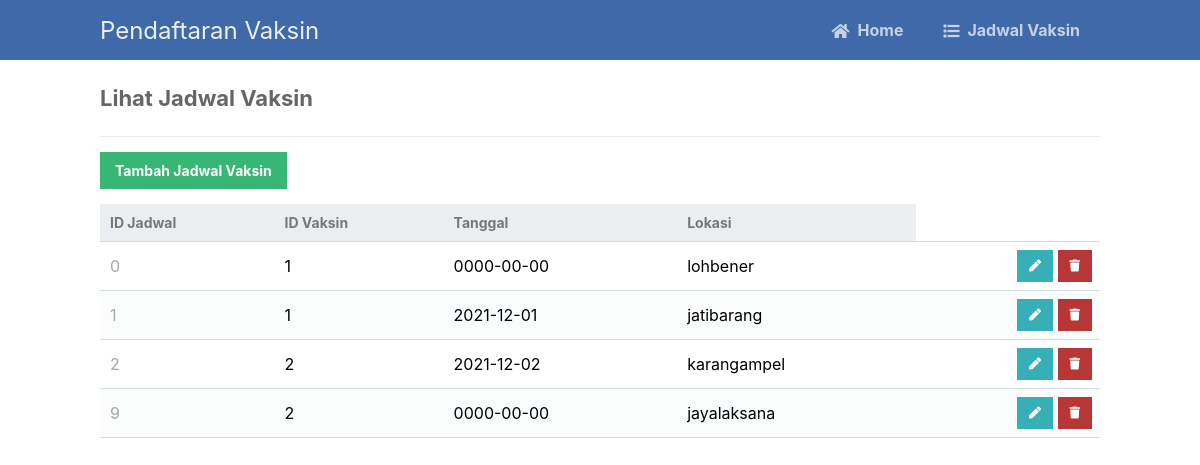
Screenshot of /jadwal_vaksin/read_jadwal.php with the database file from the repository.
### tables this page shows
CREATE TABLE `jadwal_vaksin` (
  `id_jadwal` int(3) NOT NULL,
  `id` int(3) NOT NULL,
  `tanggal` date NOT NULL,
  `lokasi` varchar(500) NOT NULL
);

### jadwal_vaksin/read_jadwal.php (the view, shortened to what this page needs)
<?php
include 'functions_jadwal.php';
$pdo = pdo_connect_mysql();
$page = isset($_GET['page']) && is_numeric($_GET['page']) ? (int)$_GET['page'] : 1;
$records_per_page = 5;
$stmt = $pdo->prepare('SELECT * FROM jadwal_vaksin ORDER BY id_jadwal LIMIT :current_page, :record_per_page');
$stmt->bindValue(':current_page', ($page-1)*$records_per_page, PDO::PARAM_INT);
$stmt->bindValue(':record_per_page', $records_per_page, PDO::PARAM_INT);
$stmt->execute();
$contacts = $stmt->fetchAll(PDO::FETCH_ASSOC);
?>
<?=template_header('Read')?>
<div class="content read">
	<h2>Lihat Jadwal Vaksin</h2>
	<a href="create_jadwal.php" class="create-contact">Tambah Jadwal Vaksin</a>
	<table>
        <thead>
            <tr>
                <td>ID Jadwal</td>
                <td>ID Vaksin</td>
                <td>Tanggal</td>
                <td>Lokasi</td>
            </tr>
        </thead>
        <tbody>
            <?php foreach ($contacts as $contact): ?>
            <tr>
                <td><?=$contact['id_jadwal']?></td>
                <td><?=$contact['id']?></td>
                <td><?=$contact['tanggal']?></td>
                <td><?=$contact['lokasi']?></td>
                <td class="actions">
                    <a href="update_jadwal.php?id=<?=$contact['id_jadwal']?>" class="edit"><i class="fas fa-pen fa-xs"></i></a>
                    <a href="delete_jadwal.php?id=<?=$contact['id_jadwal']?>" class="trash"><i class="fas fa-trash fa-xs"></i></a>
                </td>
            </tr>
            <?php endforeach; ?>
        </tbody>
    </table>
</div>
<?=template_footer()?>

### jadwal_vaksin/style.css (style rules this page uses)
* { box-sizing: border-box; font-family: -apple-system, BlinkMacSystemFont, "segoe ui", roboto, oxygen, ubuntu, cantarell, "fira sans", "droid sans", "helvetica neue", Arial, sans-serif; font-size: 16px; -webkit-font-smoothing: antialiased; -moz-osx-font-smoothing: grayscale; }
body { background-color: #FFFFFF; margin: 0; }
.content { width: 1000px; margin: 0 auto; }
.content h2 { margin: 0; padding: 25px 0; font-size: 22px; border-bottom: 1px solid #ebebeb; color: #666666; }
.read .create-contact { display: inline-block; text-decoration: none; background-color: #38b673; font-weight: bold; font-size: 14px; color: #FFFFFF; padding: 10px 15px; margin: 15px 0; }
.read table { width: 100%; padding-top: 30px; border-collapse: collapse; }
.read table thead { background-color: #ebeef1; border-bottom: 1px solid #d3dae0; }
.read table thead td { padding: 10px; font-weight: bold; color: #767779; font-size: 14px; }
.read table tbody tr { border-bottom: 1px solid #d3dae0; }
.read table tbody tr:nth-child(even) { background-color: #fbfcfc; }
.read table tbody tr td { padding: 10px; }
.read table tbody tr td:nth-child(1) { color: #a5a7a9; }
.read table tbody tr td.actions { padding: 8px; text-align: right; }
.read table tbody tr td.actions .edit, .read table tbody tr td.actions .trash { display: inline-flex; text-align: right; text-decoration: none; color: #FFFFFF; padding: 10px 12px; }
.read table tbody tr td.actions .trash { background-color: #b73737; }
.read table tbody tr td.actions .edit { background-color: #37afb7; }

### rows the page displays
jadwal_vaksin: id_jadwal "0", id "1", tanggal "0000-00-00", lokasi "lohbener"
jadwal_vaksin: id_jadwal "1", id "1", tanggal "2021-12-01", lokasi "jatibarang"
jadwal_vaksin: id_jadwal "2", id "2", tanggal "2021-12-02", lokasi "karangampel"
jadwal_vaksin: id_jadwal "9", id "2", tanggal "0000-00-00", lokasi "jayalaksana"
